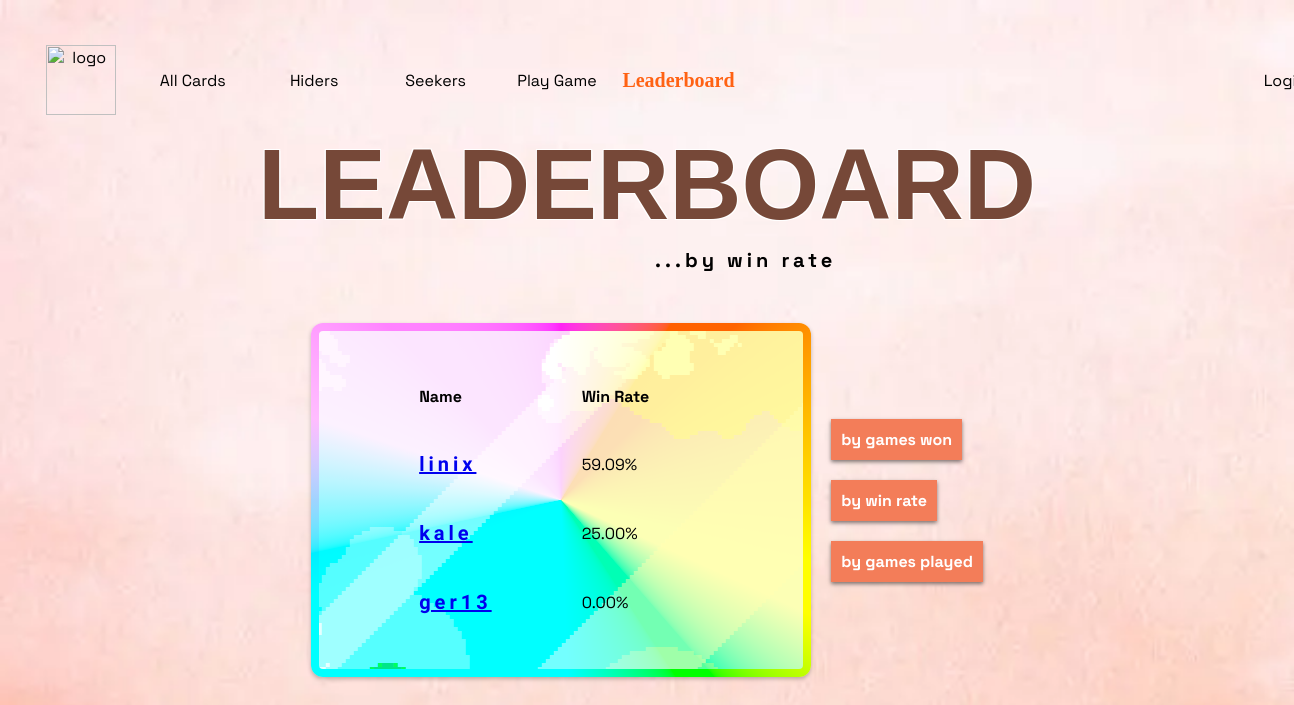
Before: /leaderboard_by_win_rate/ with the older database file.
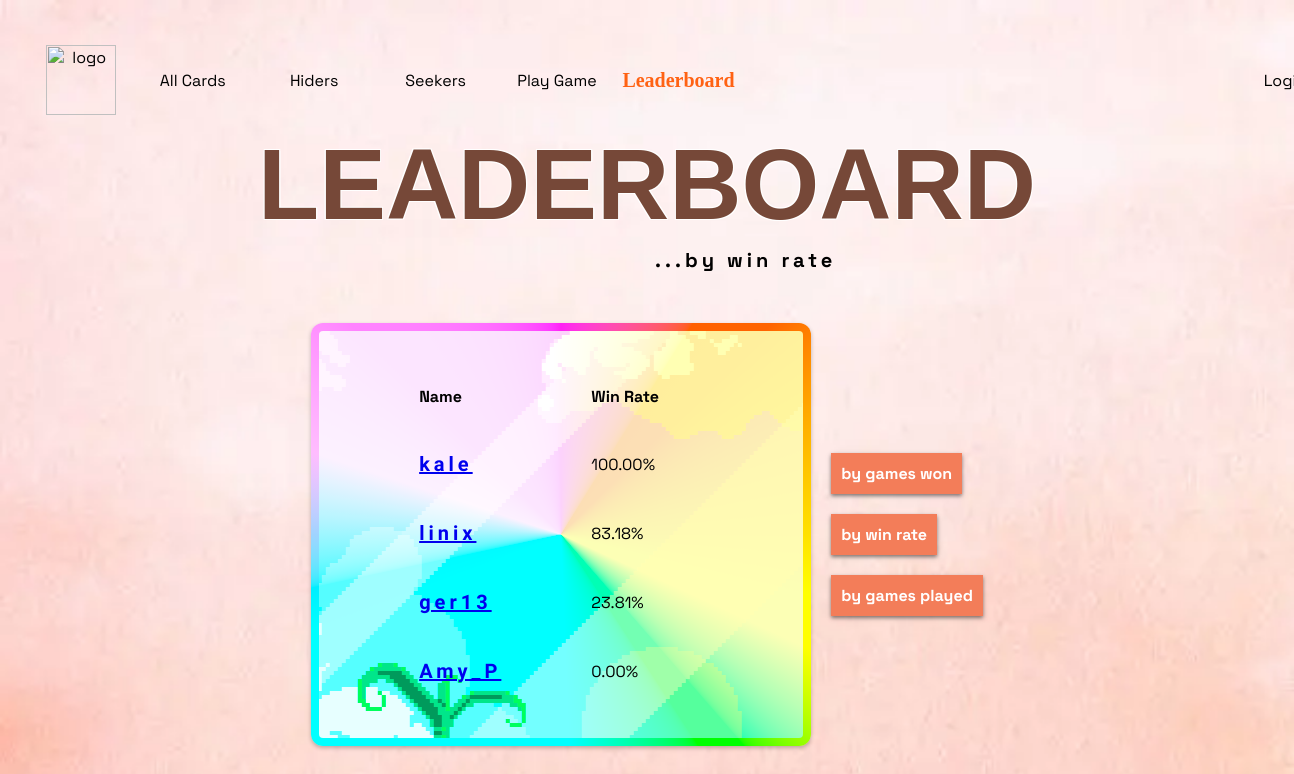
After: the same page with the newer database file.
### game/models.py (models this page shows, shortened)
class Profile(models.Model):
    username = models.CharField(max_length=120)
    email = models.EmailField()
    games_played = models.IntegerField(default=0)
    games_won = models.IntegerField(default=0)
    favorite_card = models.ForeignKey('Card', on_delete=models.SET_NULL, null=True, blank=True)
    user = models.OneToOneField(User, on_delete=models.CASCADE)

### game/views.py (the view)
# urls.py: path(r'leaderboard_by_win_rate/', views.LeaderboardByWinRateView.as_view(), name='leaderboard_by_win_rate'), # page for showing the leaderboard
class LeaderboardByWinRateView(ListView):
    model = Profile
    template_name = 'game/leaderboard_by_win_rate.html'
    context_object_name = 'profiles'
    def get_queryset(self):
        return Profile.objects.annotate(
            win_rate=ExpressionWrapper(
                Case(
                    When(games_played=0, then=Value(0.0)),
                    default=(F('games_won') * 1.0 / F('games_played')) * 100,
                ),
                output_field=DecimalField(max_digits=5, decimal_places=2)
            )
        ).order_by('-win_rate')

### game/templates/game/leaderboard_by_win_rate.html (shortened to what this page needs)
<body class="light-body">
{% extends 'game/base.html' %}
{% block content %}
    <h1>LEADERBOARD</h1>
    <p class="leaderboard-subtitle">...by win rate</p>
    <div class="leaderboard-table-container">
        <table class="leaderboard-table">
            <tr>
                <th>Name</th>
                <th>Win Rate</th>
            </tr>
            {% for profile in profiles %}
                <tr>
                    <td class="table-fields"><a href="{% url 'show_profile' profile.pk %}">{{ profile.user.username }}</a></td>
                    <td class="table-results">{{ profile.win_rate|floatformat:2 }}%</td>
                </tr>
            {% endfor %}
        </table>
        <div class="leaderboard-buttons-container">
            <div>
                <a class='click-button' href="{% url 'leaderboard_by_games_won' %}">by games won</a>
            </div>
            <div>
                <a class='click-button' href="{% url 'leaderboard_by_win_rate' %}">by win rate</a>
            </div>
            <div>
                <a class='click-button' href="{% url 'leaderboard_by_games_played' %}">by games played</a>
            </div>
        </div>
    </div>
{% endblock %}

Changed rows visible on the page:
changed Profile "kale": win_rate "25.00" → "100.00"; moves up the list
changed Profile "linix": win_rate "59.09" → "83.18"
changed Profile "ger13": win_rate "0.00" → "23.81"
added Profile: user.username "Amy_P", win_rate "0.00"
